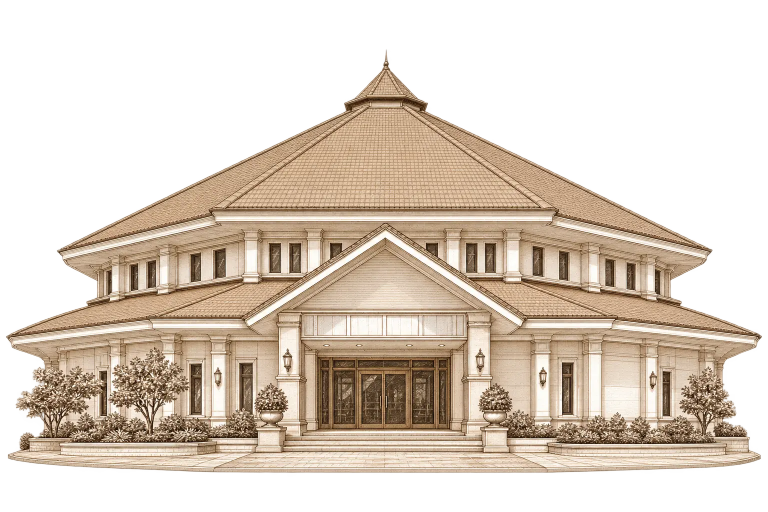
#> input picture assets/img/venue-architectural-engraving.webp, 1536 x 1024 px (shown at 1/2 size)
$ python make_venue.py ../assets/img/venue-architectural-engraving.webp
#> lines starting #> are read from the running program, lines starting #| are printed output that depends on the picture; after the words box and inside, x2 and y2 are one past the last pixel; in counts of white or black regions, pixels touching at a corner belong together
"""Cut the venue rendering out of its dark ground for the cream card.

The source is a sepia architectural rendering sitting on a radial vignette —
near-black at the top corners, mid-tan at the bottom. Dropped straight onto the
parchment card that dark ground would read as a heavy rectangle, so the
building is matted out and the plaza is faded into the paper instead of ending
on a hard edge.

    python tools/make_venue.py "path/to/render.png"
"""
import os
import sys

import numpy as np
from PIL import Image
from scipy import ndimage

ROOT = os.path.dirname(os.path.dirname(os.path.abspath(__file__)))
OUT = os.path.join(ROOT, 'assets', 'img', 'venue-architectural-engraving.webp')

# the building and plaza sit well above the vignette; 115 splits them cleanly
CUT = 115
FADE = 90          # rows of plaza that dissolve into the card


def main() -> None:
    if len(sys.argv) < 2:
        sys.exit(__doc__)
    src = sys.argv[1]
    if not os.path.exists(src):
        sys.exit(f'source not found: {src}')

    rgb = np.asarray(Image.open(src).convert('RGB')).astype(np.float32)
    lum = rgb[..., 0] * .299 + rgb[..., 1] * .587 + rgb[..., 2] * .114
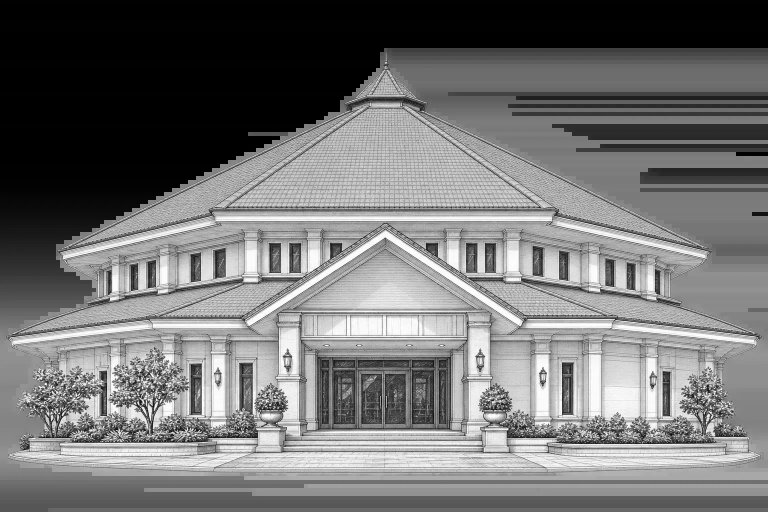
#> lum: shape (1024, 1536) float32 (shown at 1/2 size); min 0, max 255, mean 115.4

    # solid silhouette: threshold, close the gaps the line work opens, then
    # fill so the dark windows and doors stay opaque
    solid = lum > CUT
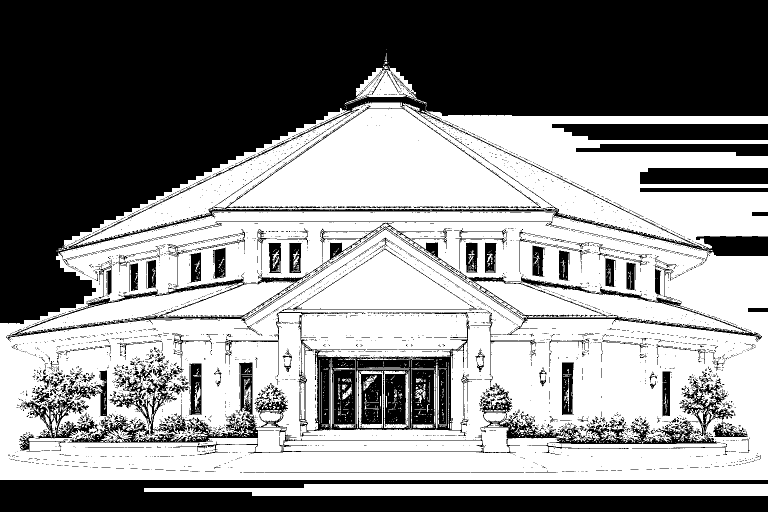
#> solid: shape (1024, 1536) bool (shown at 1/2 size); 54.2% white; 4303 black regions (4029 under 20 px), largest, box (x1, y1, x2, y2) and area: (0, 0, 1536, 648) 483548, (0, 960, 1536, 1024) 72640, (552, 546, 954, 873) 32640
    solid = ndimage.binary_closing(solid, np.ones((9, 9)), iterations=2)
#> solid: shape (1024, 1536) bool; 64.4% white; 5 black regions, box (x1, y1, x2, y2) and area: (0, 0, 1536, 1024) 558676, (770, 748, 811, 785) 835, (855, 486, 876, 503) 357, (429, 500, 447, 518) 323, (682, 740, 701, 757) 323
    solid = ndimage.binary_fill_holes(solid)
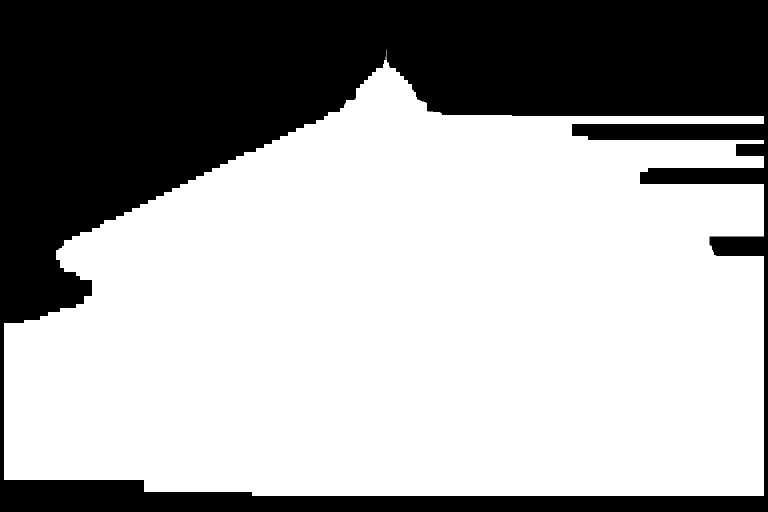
#> solid: shape (1024, 1536) bool (shown at 1/2 size); 64.5% white; 1 black region, box (x1, y1, x2, y2) and area: (0, 0, 1536, 1024) 558676
    lab, n = ndimage.label(solid)
#> n = 1
    if n > 1:
        sizes = ndimage.sum(solid, lab, range(1, n + 1))
        solid = lab == (1 + int(np.argmax(sizes)))

    # pull the boundary in a few pixels: the vignette immediately outside the
    # building is dark, and left in it reads as a grubby outline on cream
    solid = ndimage.binary_erosion(solid, np.ones((3, 3)), iterations=3)
#> solid: shape (1024, 1536) bool; 63.2% white; 1 black region, box (x1, y1, x2, y2) and area: (0, 0, 1536, 1024) 578234
    alpha = ndimage.gaussian_filter(solid.astype(np.float32), 1.8)

    # let the plaza melt into the paper rather than stopping on a cut line
    h = alpha.shape[0]
#> h = 1024
    ramp = np.ones(h, np.float32)
#> ramp = 1024 values from 1 to 1
    ramp[h - FADE:] = np.linspace(1, 0, FADE, dtype=np.float32)
    alpha *= ramp[:, None]
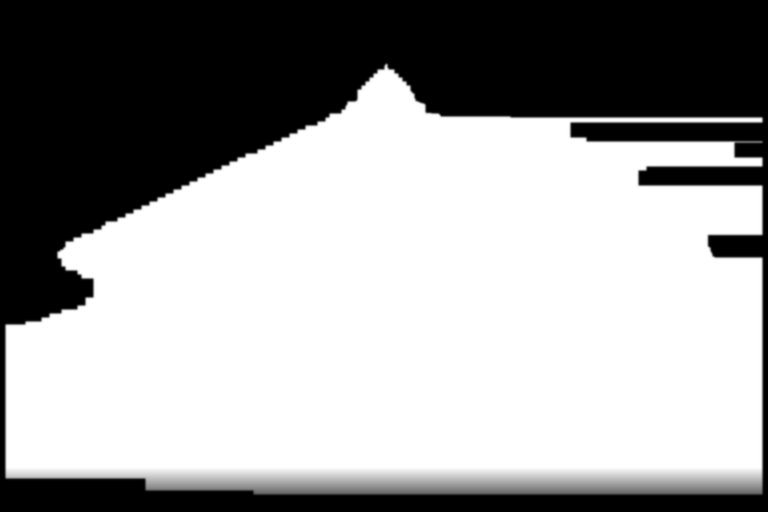
#> alpha: shape (1024, 1536) float32 (shown at 1/2 size); min 0, max 1, mean 0.619

    ys, xs = np.where(alpha > 0.02)
    y0, y1, x0, x1 = ys.min(), ys.max() + 1, xs.min(), xs.max() + 1
#> y0 = 125; y1 = 992; x0 = 7; x1 = 1529
    rgb, alpha = rgb[y0:y1, x0:x1], alpha[y0:y1, x0:x1]
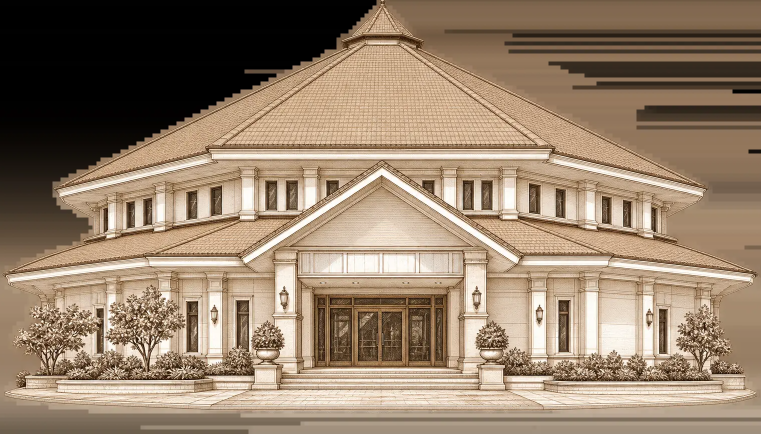
#> rgb: shape (867, 1522, 3) float32 (shown at 1/2 size); mean R, G, B 148.8, 128.2, 107.1
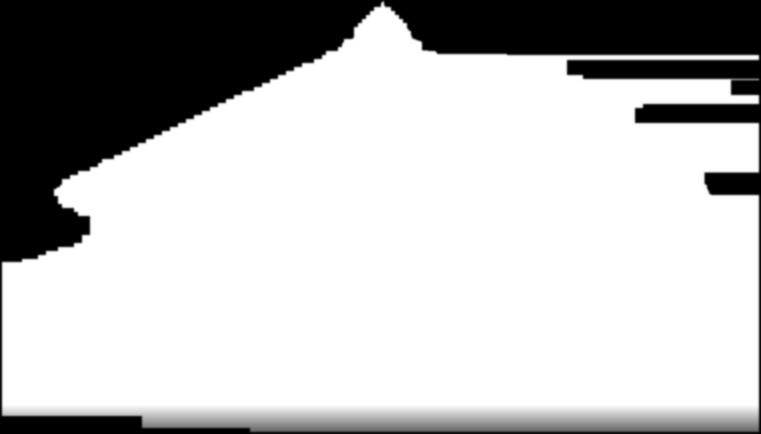
#> alpha: shape (867, 1522) float32 (shown at 1/2 size); min 0, max 1, mean 0.738

    buf = np.zeros((*alpha.shape, 4), np.uint8)
    buf[..., :3] = np.clip(rgb, 0, 255).astype(np.uint8)
    buf[..., 3] = np.clip(alpha * 255, 0, 255).astype(np.uint8)

    im = Image.fromarray(buf, 'RGBA')
    if im.size[0] > 1400:
        im = im.resize((1400, round(1400 * im.size[1] / im.size[0])), Image.LANCZOS)
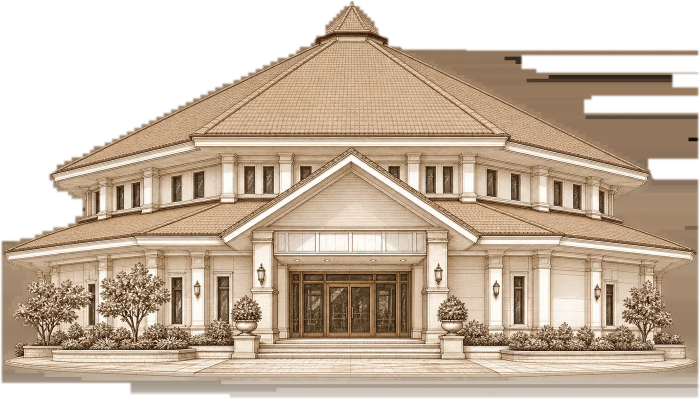
#> im: PIL image 1400x798 RGBA (shown at 1/2 size); mean R, G, B, A 138.5, 120, 100.8, 188.2; transparent parts drawn white
    im.save(OUT, quality=88, method=6)
    print(f'  wrote {os.path.relpath(OUT, ROOT)}  {im.size[0]}x{im.size[1]}')
#|   wrote assets/img/venue-architectural-engraving.webp  1400x798


if __name__ == '__main__':
    main()

$ run again, with assets/img/botanical-corner-bottom-left.webp copied over assets/img/venue-architectural-engraving.webp
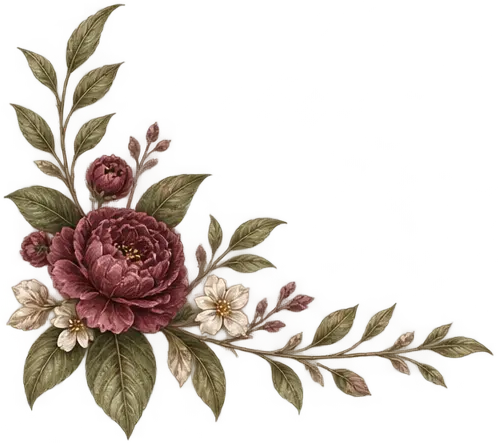
#> input picture assets/img/botanical-corner-bottom-left.webp, 498 x 443 px
#> lab: shape (443, 498) int32; values 0 (black) and 1 (white), 39.3% white; 1 white region, box (x1, y1, x2, y2) and area: (8, 8, 490, 435) 86610
#> n = 1
#> in main, `alpha *= ramp[:, None]`:
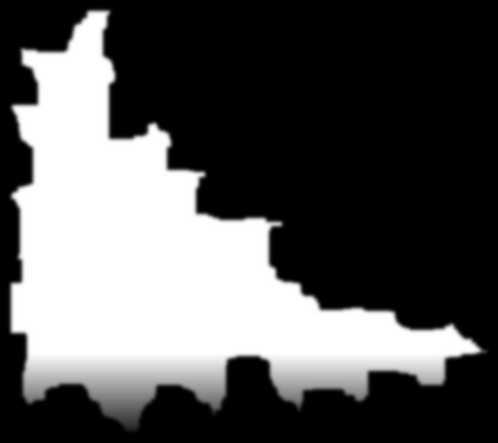
#> alpha: shape (443, 498) float32; min 0, max 1, mean 0.343
#> y0 = 7; y1 = 433; x0 = 7; x1 = 489
#> in main, `buf[..., 3] = np.clip(alpha * 255, 0, 255).astype(np.uint8)`:
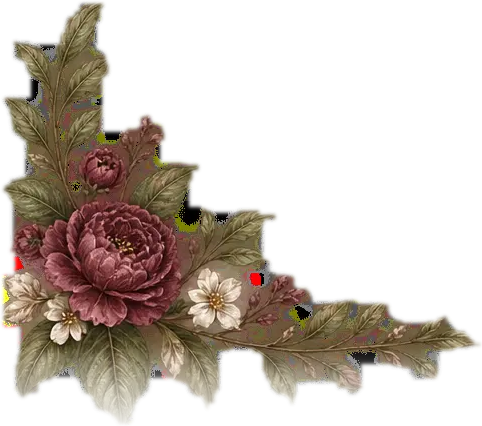
#> buf: shape (426, 482, 4); mean R, G, B, A 49.6, 38.9, 29, 93.8; transparent parts drawn white
#|   wrote assets/img/venue-architectural-engraving.webp  482x426

$ run again, with assets/img/botanical-corner-bottom-right.webp copied over assets/img/venue-architectural-engraving.webp
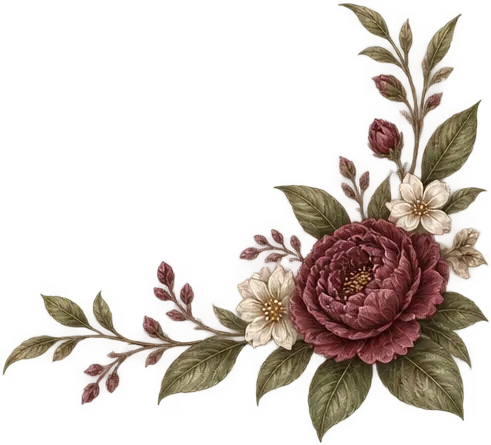
#> input picture assets/img/botanical-corner-bottom-right.webp, 491 x 445 px
#> lab: shape (445, 491) int32; 3 distinct labels, from 0 to 2
#> n = 2
#> sizes = [87365, 1]
#> in main, `alpha *= ramp[:, None]`:
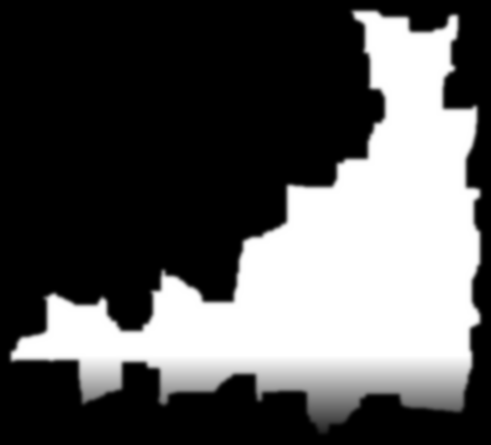
#> alpha: shape (445, 491) float32; min 0, max 1, mean 0.347
#> y0 = 7; y1 = 436; x0 = 7; x1 = 484
#> in main, `buf[..., 3] = np.clip(alpha * 255, 0, 255).astype(np.uint8)`:
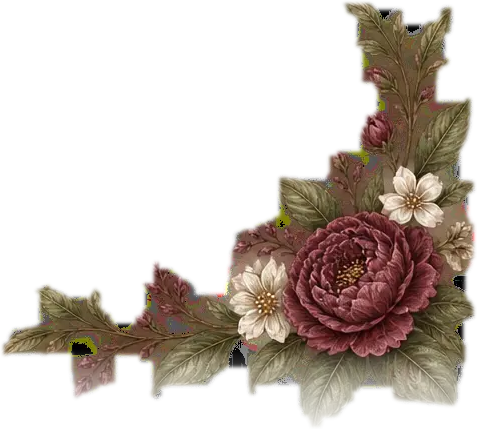
#> buf: shape (429, 477, 4); mean R, G, B, A 49.8, 38.4, 29.1, 94.4; transparent parts drawn white
#|   wrote assets/img/venue-architectural-engraving.webp  477x429

$ run again, with assets/img/botanical-corner-top-left.webp copied over assets/img/venue-architectural-engraving.webp
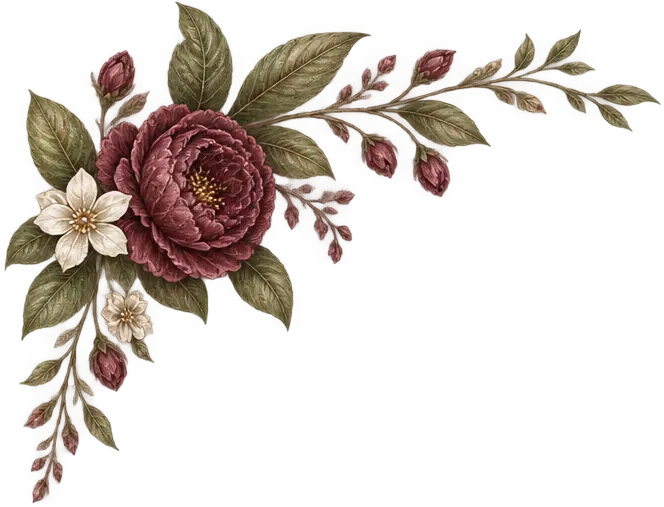
#> input picture assets/img/botanical-corner-top-left.webp, 664 x 507 px
#> lab: shape (507, 664) int32; 4 distinct labels, from 0 to 3
#> n = 3
#> sizes = [116468, 2, 314]
#> y0 = 7; y1 = 498; x0 = 7; x1 = 657
#> in main, `buf[..., 3] = np.clip(alpha * 255, 0, 255).astype(np.uint8)`:
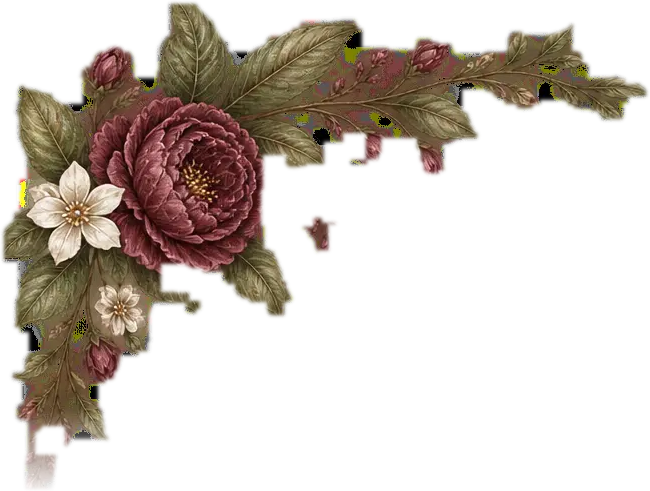
#> buf: shape (491, 650, 4); mean R, G, B, A 44.8, 34.1, 25.5, 83.7; transparent parts drawn white
#|   wrote assets/img/venue-architectural-engraving.webp  650x491
